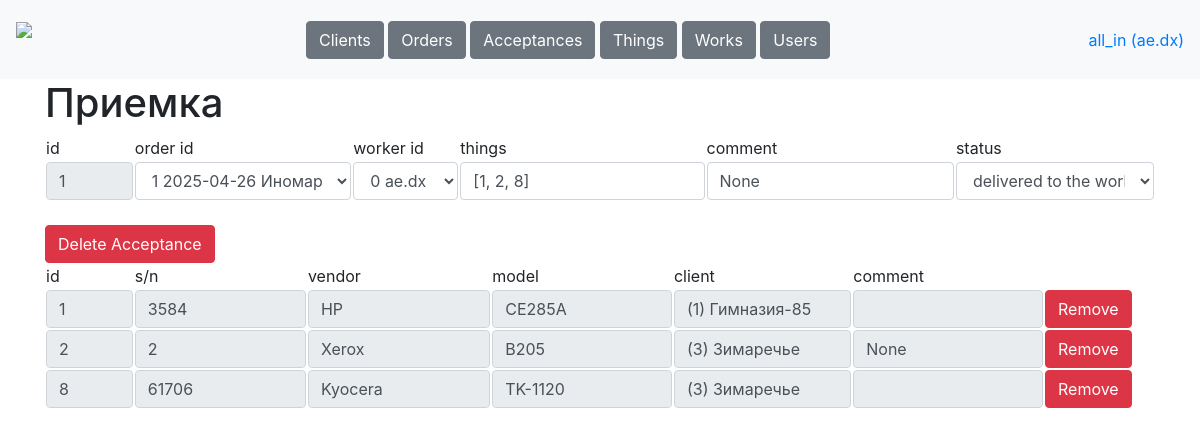
The page /tables/acceptances/1 (signed in) on the database as committed earlier.
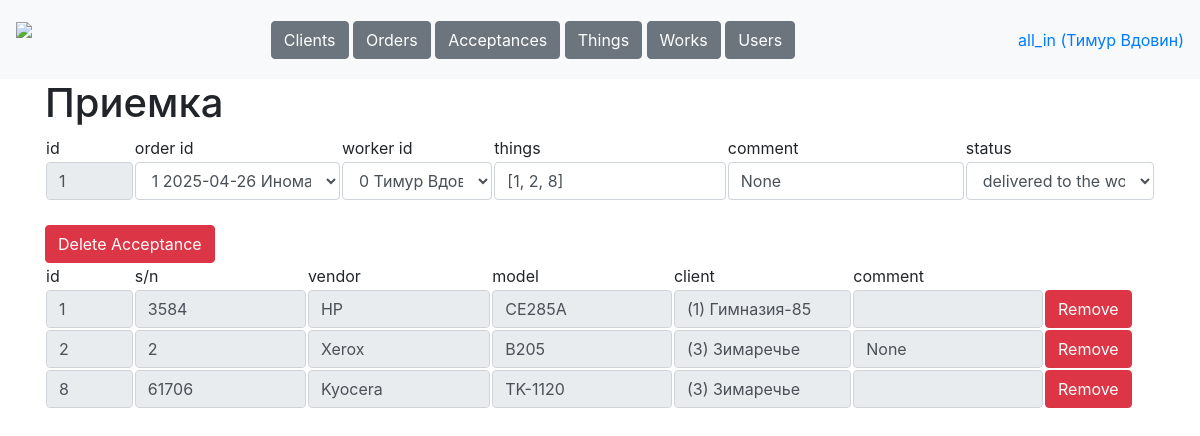
The same page on the database as committed later.
### data/tables.py (models this page shows, shortened)
class Worker(db_session.SqlAlchemyBase, SerializerMixin):
    __tablename__ = 'workers'
    id = Column(sqlalchemy.Integer, primary_key=True, autoincrement=True)
    username = Column(sqlalchemy.String, nullable=True)
    name = Column(sqlalchemy.String, nullable=True)
    password = Column(sqlalchemy.String, nullable=True)
    role = Column(sqlalchemy.String, nullable=True)
    phone = Column(sqlalchemy.String, nullable=True)
    comment = Column(sqlalchemy.String, nullable=True)
    works = orm.relationship('Work', back_populates='worker')
    acceptances = orm.relationship('Acceptance', back_populates='worker')

### main.py (the view)
@app.route('/tables/acceptances/<int:acceptance_id>', methods=['GET', 'POST'])
def acceptance(acceptance_id):
    username = request.cookies.get('user')
    if not username:
        return redirect('/login')
    user = stuff.get_user(username)
    if request.method == 'GET':
        data = stuff.get_entry('acceptances', acceptance_id)
        things = stuff.get_table('things').filter(Thing.id.in_(loads(data.things)))
        resp = make_response(render_template('acceptance.html', user=user,
                                             acceptance=data, things=things))
        resp.set_cookie('acceptance', str(acceptance_id))
        return resp
    elif request.method == 'POST':
        stuff.update_entry('acceptances', request.form)
        return redirect(f'/tables/acceptances/{acceptance_id}')

### data/db_session.py (called while the page is built)
def create_session() -> Session:
    global __factory
    return __factory()

### stuff.py (called while the page is built)
def get_user(username):
    db_sess = db_session.create_session()
    worker = db_sess.query(Worker).filter(Worker.username == username).first()
    db_sess.close()
    return worker

def get_table(table, sort='id', reverse=0):
    db_sess = db_session.create_session()
    if table == 'clients':
        return db_sess.query(Client)
    elif table == 'orders':
        return db_sess.query(Order)
    elif table == 'acceptances':
        return db_sess.query(Acceptance)
    elif table == 'things':
        return db_sess.query(Thing)
    elif table == 'works':
        return db_sess.query(Work)
    elif table == 'workers':
        return db_sess.query(Worker)
    db_sess.close()

### templates/acceptance.html
{% extends "base.html"%}
{% block content %}
<h1>Приемка</h1>
<form method="post">
<table>
    <tr>
        <td width="8%">id</td>
        <td>order id</td>
        <td>worker id</td>
        <td>things</td>
        <td>comment</td>
        <td>status</td>
    </tr>
    <tr>
        <td width="8%"><input class="form-control" value="{{acceptance.id}}" name="id" readonly></td>
        <td><select class="form-control" name="order">
            {% for order in get_table('orders').filter(Tables.Order.status == 'created') %}
            {% if order.id == acceptance.order_id %}
            <option value="{{order.id}}" selected>{{order.id}} {{order.create_date}} {{order.client.name}}</option>
            {% else %}
            <option value="{{order.id}}">{{order.id}} {{order.date}} {{order.client.name}}</option>
            {% endif %}
            {% endfor %}
        </select></td>
        <td><select class="form-control" name="worker">
            {% for worker in get_table('workers') %}
            {% if worker.id == acceptance.worker_id %}
            <option value="{{worker.id}}" selected>{{worker.id}} {{worker.name}}</option>
            {% else %}
            <option value="{{worker.id}}">{{worker.id}} {{worker.name}}</option>
            {% endif %}
            {% endfor %}
        </select></td>
        <td><input class="form-control" value="{{acceptance.things}}"></td>
        <td><input class="form-control" value="{{acceptance.comment}}" name="comment"></td>
        <td><select class="form-control" name="status">
            {% for status in ['taken from client', 'delivered to the worker', 'in process', 'work completed', 'taken from worker', 'delivered to the client'] %}
            {% if status == acceptance.status %}
            <option selected>{{status}}</option>
            {% else %}
            <option>{{status}}</option>
            {% endif %}
            {% endfor %}
        </select></td>
    </tr>
</table>
</form><br>
{% if user.role == 'all_in' %}
<a class="btn btn-danger" href="/tables/acceptances/{{acceptance.id}}/delete" role="button">Delete Acceptance</a><br>
{% endif %}
<table>
    <tr>
        <td width="8%">id</td>
        <td>s/n</td>
        <td>vendor</td>
        <td>model</td>
        <td>client</td>
        <td>comment</td>
        <td width="10%"></td>
    </tr>
    {% for item in things %}
    <tr>
        <td width="8%"><a href="/tables/things/{{item.id}}"><input class="form-control" value="{{item.id}}" readonly></a></td>
        <td><input class="form-control" value="{{item.sn}}" readonly></td>
        <td><input class="form-control" value="{{item.vendor}}" readonly></td>
        <td><input class="form-control" value="{{item.model}}" readonly></td>
        <td><input class="form-control" value="({{item.client_id}}) {{item.client.name}}" readonly></td>
        <td><input class="form-control" value="{{item.comment}}" readonly></td>
        <td width="10%"><a class="btn btn-danger" href="/tables/acceptances/{{acceptance.id}}/remove_thing/{{item.id}}" role="button">Remove</a></td>
    </tr>
    {% endfor %}
</table>
{% endblock %}

### templates/base.html (shortened to what this page needs)
<!doctype html>
<html>
<head>
    <link rel="stylesheet"
          href="https://stackpath.bootstrapcdn.com/bootstrap/4.4.1/css/bootstrap.min.css"
>
    <link rel="stylesheet" href="static/css/style.css" />
</head>
<body>
<header>
    <nav class="navbar navbar-light bg-light">
        <a class="navbar-brand" style="height: 63px;" href="/dashboard"><img height="63px" src="/static/icons/logo.png"></a>
        <div>
            {% if user.role == "manager" %}
                <a class="btn btn-secondary" href="/tables/clients" role="button">Clients</a>
                <a class="btn btn-secondary" href="/tables/orders" role="button">Orders</a>
            {% elif user.role == "worker" %}
                <a class="btn btn-secondary" href="/tables/acceptances" role="button">Acceptances</a>
                <a class="btn btn-secondary" href="/tables/works" role="button">Works</a>
            {% else %}
                <a class="btn btn-secondary" href="/tables/clients" role="button">Clients</a>
                <a class="btn btn-secondary" href="/tables/orders" role="button">Orders</a>
                <a class="btn btn-secondary" href="/tables/acceptances" role="button">Acceptances</a>
                <a class="btn btn-secondary" href="/tables/things" role="button">Things</a>
                <a class="btn btn-secondary" href="/tables/works" role="button">Works</a>
                <a class="btn btn-secondary" href="/tables/users" role="button">Users</a>
            {% endif %}
        </div>
        <a href="/login">{{user.role}} ({{user.name}})</a>
    </nav>
</header>
<main role="main" class="container">
    {% block content %}{% endblock %}
</main>
</body>
</html>

Rows that differ between the two databases and show on the page:
changed Worker "all_in": name "ae.dx" → "Тимур Вдовин"
Other text that changed with them:
form field worker: "0 ae.dx" → "0 Тимур Вдовин"
